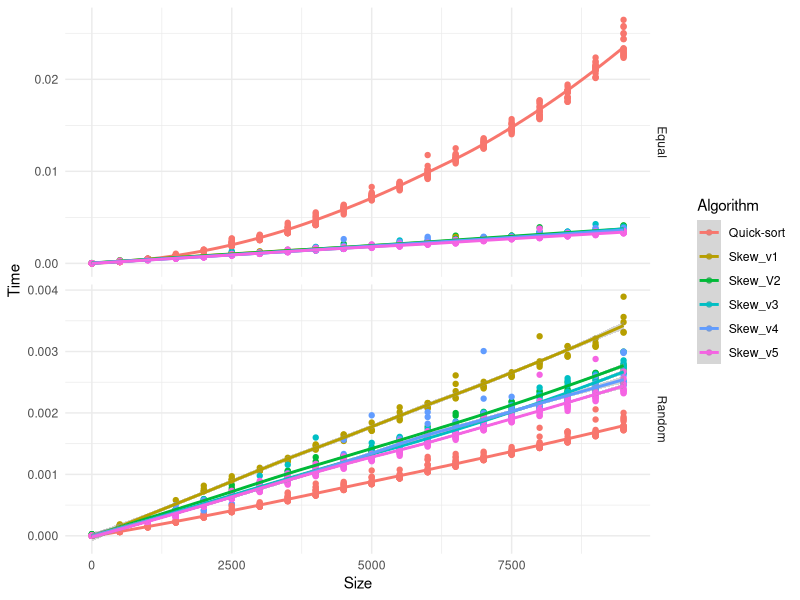

Generate this figure with R:
library(tidyverse)

performance1 <- read_table2("suffix_array_construction_v1.txt",
                           col_names = c("Algorithm", "String", "Size", "Time"))
performance3 <- read_table2("suffix_array_construction_v3.txt",
                            col_names = c("Algorithm", "String", "Size", "Time"))
performance4 <- read_table2("suffix_array_construction_v4.txt",
                            col_names = c("Algorithm", "String", "Size", "Time"))
performance5 <- read_table2("suffix_array_construction_v5.txt",
                            col_names = c("Algorithm", "String", "Size", "Time"))
performance <- rbind(performance1, performance3, performance4, performance5)

ggplot(performance,
       aes(x = Size, y = Time, color = Algorithm)) +
    facet_grid(String ~ ., scales = "free_y") +
    geom_point() +
    geom_smooth() +
    theme_minimal()
